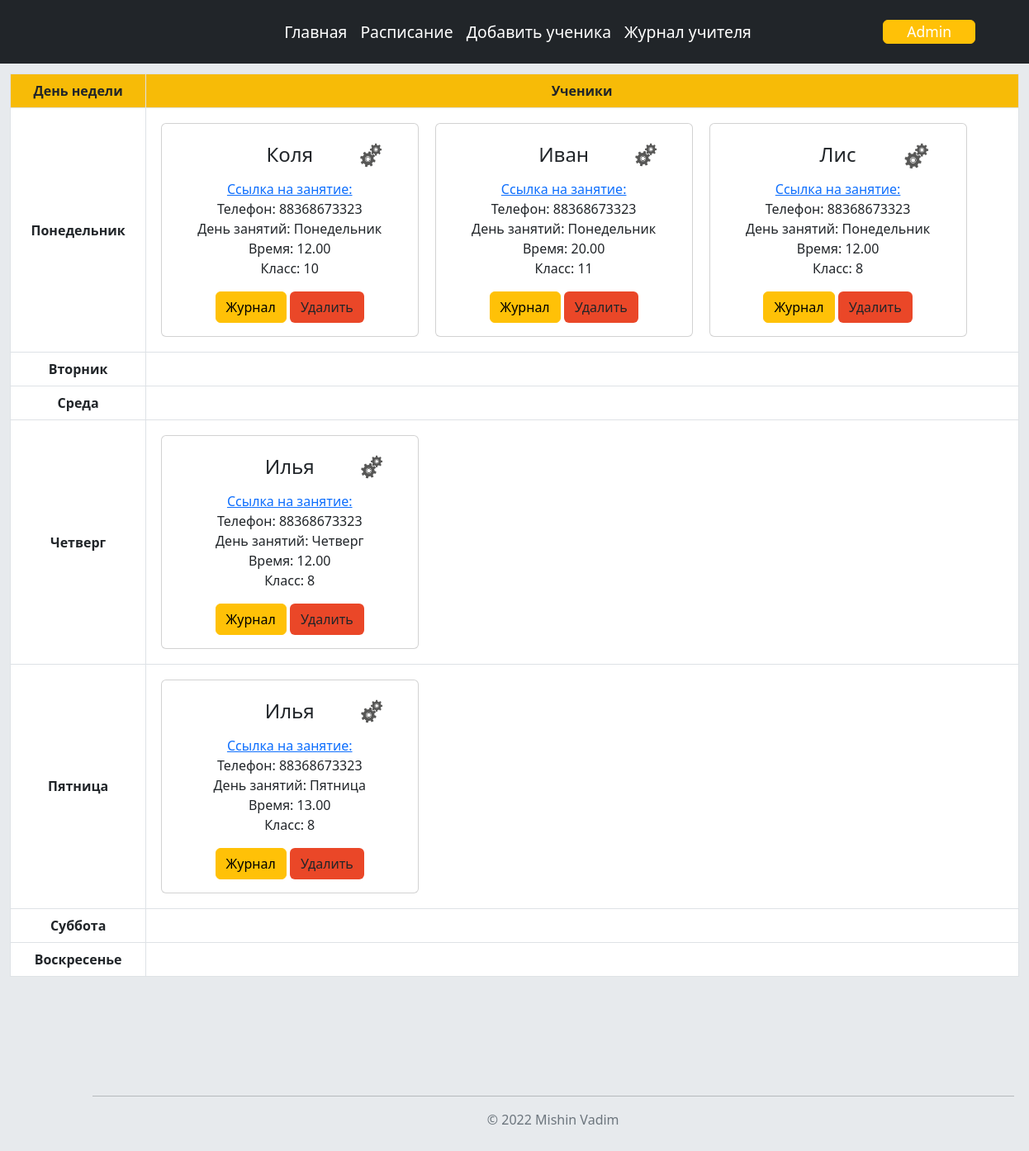
The page /schedule (signed in) on the database its author committed.
### data/user.py (models this page shows, shortened)
class User(SqlAlchemyBase, UserMixin):
    __tablename__ = 'users'
    id = sqlalchemy.Column(sqlalchemy.Integer, primary_key=True, autoincrement=True)
    login = sqlalchemy.Column(sqlalchemy.String, nullable=True)
    name = sqlalchemy.Column(sqlalchemy.String)
    hashed_password = sqlalchemy.Column(sqlalchemy.String, nullable=True)
    type = sqlalchemy.Column(sqlalchemy.Integer)

### data/student.py (models this page shows)
class Student(SqlAlchemyBase):
    __tablename__ = 'students'
    id = sqlalchemy.Column(sqlalchemy.Integer, primary_key=True, autoincrement=True)
    name = sqlalchemy.Column(sqlalchemy.String, nullable=True)
    phone = sqlalchemy.Column(sqlalchemy.String, nullable=True)
    link = sqlalchemy.Column(sqlalchemy.String, nullable=True)
    data_lesson = sqlalchemy.Column(sqlalchemy.String, nullable=True)
    class_student = sqlalchemy.Column(sqlalchemy.String)
    def get_info(self):
        temp = self.data_lesson.split(";")
        day = []
        time = {}
        for i in temp:
            day.append(i.split("-")[0])
            time[i.split("-")[0]] = i.split("-")[1]
        return [str(self.id), self.name, self.link, self.phone, day, time, self.class_student]

### main.py (the view, shortened to what this page needs)
@app.route('/schedule', methods=['GET', 'POST'])
@login_required
def schedule_page():
    db_sess = db_session.create_session()
    studets = db_sess.query(Student).all()
    st = []
    for i in studets:
        st.append(i.get_info())
    db_sess.close()
    return render_template("students_page.html", students=st, days=daysofweek)

### data/db_session.py (called while the page is built)
def create_session() -> Session:
    global __factory
    return __factory()

### main.py (called while the page is built)
@login_manager.user_loader
def load_user(user_id):
    db_sess = db_session.create_session()
    return db_sess.query(User).get(user_id)

### templates/students_page.html
{% extends "main_page.html" %}
{% block content %}
        <table class="table table-hover table-bordered style_table size_table1">
              <thead class="thead-light fon bgcolor_fon1">
                    <tr align="center">
                          <th>День недели</th>
                          <th>Ученики</th>
                    </tr>
              </thead>
              <tbody>
              {% for day in days %}
                    <tr align="center">
                          <th scope="row" style="vertical-align: middle">{{day}}</th>
                          <td>
                              <div class="card-deck">
                                  {% for student in students %}
                                      {% if day in student[4] %}
                                           <div class="card" style="float:left; margin:10px; min-width: 30%; max-width:30%">
                                                <div class="card-body">
                                                    <form action="" method="post" novalidate>
                                                            <button class="btn" name={{"lp"}} value="{{student[0] + '-' + student[1]}}">
                                                                    <h4 class="card-title">{{student[1]}}</h4>
                                                            </button>
                                                            <button class="btn" style="position: absolute" name={{"setting"}} value="{{student[0]+'-'+student[1]}}">
                                                                   <img src="/static/setting.png" style="width:35%" alt="Кнопка «button»">
                                                            </button>
                                                          <p class="card-text">
                                                              <a href={{student[2]}} >Ссылка на занятие:</a>
                                                              <br>
                                                              Телефон: {{student[3]}} <br>
                                                              День занятий: {{day}} <br>
                                                              Время: {{student[5][day]}} <br>
                                                              Класс: {{student[6]}} <br>
                                                      </p>
                                                        <button  class="btn btn-warning" name={{student[0]}}> Журнал</button>
                                                        <a class="btn" style="background-color: #EA4728;"
                                                           href="/delete_student/{{student[0]}}" name={{student[0]}}> Удалить</a>
                                                    </form>
                                                </div>
                                          </div>
                                      {% endif %}
                                  {% endfor %}
                                </div>
                          </td>
                    </tr>
               {% endfor %}
              </tbody>
        </table>
{% endblock %}

### templates/main_page.html (shortened to what this page needs)
<!doctype html>
<html lang="en">
    <head>
        <link rel="stylesheet" type="text/css" href="{{url_for('static', filename='style.css')}}" />
        <link href="https://cdn.jsdelivr.net/npm/bootstrap@5.2.3/dist/css/bootstrap.min.css" rel="stylesheet">
    </head>
    <body class="bgcolor_fon">
        <div style="min-height: 100%; ">
        <header class="p-3 bg-dark text-white">
            <div class="container">
              <div class="d-flex flex-wrap align-items-center justify-content-center justify-content-lg-start">
                <a href="/" class="d-flex align-items-center mb-2 mb-lg-0 text-white text-decoration-none">
                  <svg class="bi me-2" width="40" height="32" role="img" aria-label="Bootstrap"><use xlink:href="#bootstrap"/></svg>
                </a>
                {% if current_user.is_authenticated %}
                    {% if current_user.type == 1 %}
                           <ul class="nav col-12 col-lg-auto me-lg-auto mb-2 justify-content-center mb-md-0 text_nav navig">
                                <li class="text_nav"><a href="/" class="nav-link px-2 text-white">Главная</a></li>
                                <li class="text_nav"><a href="/schedule" class="nav-link px-2 text-white">Расписание</a></li>
                                <li class="text_nav"><a href="/add_student" class="nav-link px-2 text-white">Добавить ученика</a></li>
                                <li class="text_nav"><a href="/journal/0" class="nav-link px-2 text-white">Журнал учителя</a></li>
                            </ul>
                    {% else %}
                            <ul class="nav col-12 col-lg-auto me-lg-auto mb-2 justify-content-center mb-md-0 text_nav navig">
                                <li class="text_nav"><a href="/" class="nav-link px-2 text-white">Главная</a></li>
                                <li class="text_nav"><a href="/journal_student/{{current_user.id}}" class="nav-link px-2 text-white">Журнал</a></li>
                            </ul>
                     {% endif %}
                    <a class="navbar-brand btn btn-warning " style="color: #FFFFFF; font-size: 110%; min-width:10%;" href="/logout">
                         {{ current_user.name }}
                    </a>
                    {% else %}
                      <a class="btn btn-warning " style="margin-left: 90%" href="/login">
                          Войти
                      </a>
                {% endif %}
              </div>
            </div>
        </header>
            {% block content %}
            {% endblock %}
        </div>
        <div class="container" style="float:left; margin-left: 8%;margin-right: 8%">
          <footer class="py-3 my-4">
                <br>
                <br>
                <br>
              <hr>
                <p class="text-center text-muted">&copy; 2022 Mishin Vadim</p>
          </footer>
        </div>
    </body>
</html>

### static/style.css (style rules this page uses)
html { min-height: 100vh; min-width: 100vh; }
body { width: 100%; height:100vh }
.bgcolor_fon { background-color: #E7EAED ; }
.bgcolor_fon1 { background-color: #F7BB07; }
.style_table { background-color: #FFFFFF ; }
.size_table1 { margin:1%; max-width: 98% }
.text_nav { font-size: 110%; }
.navig { margin-left:20% }

### rows shown on the page
User: name "Admin"
Student: name "Коля", phone "88368673323", day "Понедельник", student "12.00", class_student "10"
Student: name "Иван", phone "88368673323", day "Понедельник", student "20.00", class_student "11"
Student: name "Лис", phone "88368673323", day "Понедельник", student "12.00", class_student "8"
Student: name "Илья", phone "88368673323", day "Четверг", student "12.00", class_student "8", day "Пятница", student "13.00"

### other values the page prints
{{ day }} "Понедельник" "Вторник" "Среда" "Четверг" "Пятница" "Суббота" "Воскресенье"
